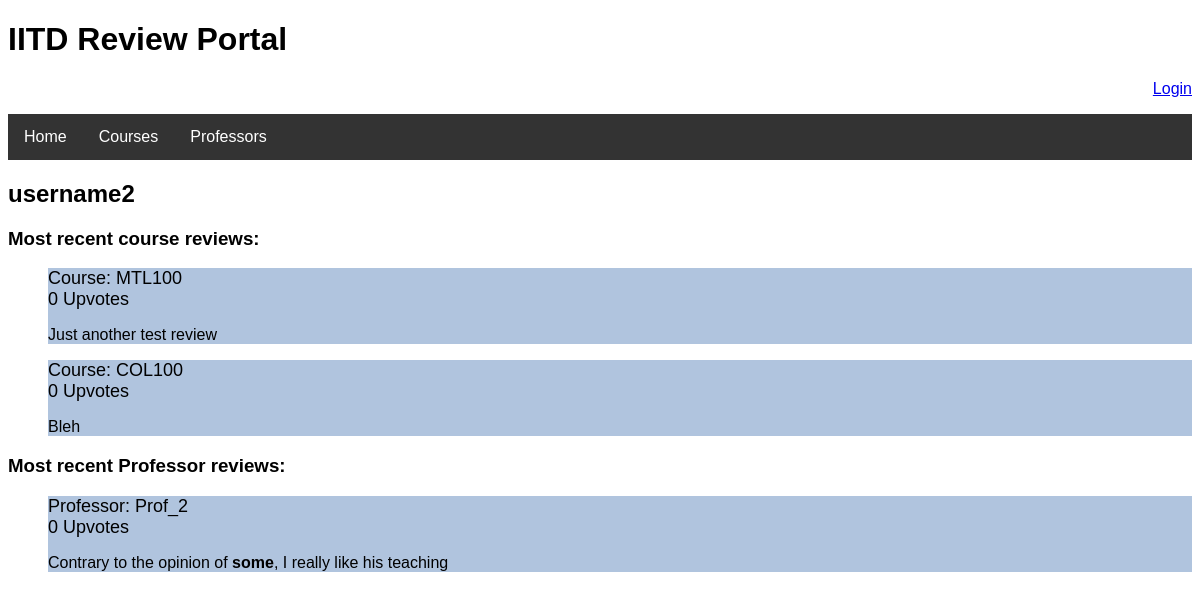
Screenshot of /Reviews/profile/10/ with the database file from the repository.
### Reviews/models.py (models this page shows)
class Course_Reviews(models.Model):
    Student = models.ForeignKey(settings.AUTH_USER_MODEL, on_delete = models.CASCADE)
    Course = models.ForeignKey(Courses, on_delete = models.CASCADE)
    Upvotes = models.IntegerField()
    Anonymous = models.BooleanField()
    Date = models.DateTimeField(auto_now = True)
    Review = models.CharField(max_length = 2000)

class Courses(models.Model):
    Course_Code = models.CharField(primary_key = True,max_length = 6)
    Department = models.CharField(max_length = 50)
    Name = models.CharField(max_length = 100)
    Description = models.CharField(max_length = 250)
    Ratings = models.DecimalField(decimal_places = 3, max_digits = 3)

class Professor_Reviews(models.Model):
    Student = models.ForeignKey(settings.AUTH_USER_MODEL,on_delete = models.CASCADE)
    Professor = models.ForeignKey(Professors, on_delete = models.CASCADE)
    Upvotes = models.IntegerField()
    Anonymous = models.BooleanField()
    Date = models.DateTimeField(auto_now = True)
    Review = models.CharField(max_length = 2000)

class Professors(models.Model):
    Name = models.CharField(max_length = 100)
    Department = models.CharField(max_length = 50)
    Ratings = models.DecimalField(decimal_places = 3, max_digits = 3)

### Reviews/views.py (the view)
# urls.py: path('profile/<int:ID>/', views.profile, name='profile'),
def profile(request, ID):
    try:
        q = User.objects.get(id = ID)
    except User.DoesNotExist:
        raise Http404("User not found")
    r = Course_Reviews.objects.filter(Student__id = ID).order_by('-Date')[:3]
    s = Professor_Reviews.objects.filter(Student__id = ID).order_by('-Date')[:3]
    return render(request, 'Reviews/profile.html',{'q':q, 'r':r, 's':s})

### Reviews/templates/Reviews/profile.html
{% extends "Reviews/base.html" %}
{% block body_block %}
    <div><h2>{{ q.username }}</h2></div>
    <div>
        <h3>Most recent course reviews:</h3>
        <ul style="list-style-type:none">
            {% for a in r %}
            {% if a.Anonymous == False %}
                <li>
                    Course: {{ a.Course.Course_Code }} <br /> {{ a.Upvotes }} Upvotes
                    <p>
                        {{ a.Review|safe }}
                    </p>
                </li>
                {% endif %}
            {% endfor %}
        </ul>
        <h3>Most recent Professor reviews:</h3>
        <ul style="list-style-type:none">
            {% for a in s %}
                {% if a.Anonymous == False %}<li>
                    Professor: {{ a.Professor.Name }} <br /> {{ a.Upvotes }} Upvotes
                    <p>
                        {{ a.Review|safe }}
                    </p>
                </li>
                {% endif %}
            {% endfor %}
        </ul>
    </div>
{% endblock %}

### Reviews/templates/Reviews/base.html (style rules this page uses)
body { font-family:Arial, Helvetica, sans-serif }
.body li { background-color:lightsteelblue; font-size:large }
.body li p { font-size:medium }

### rows the page displays
Course_Reviews: Course.Course_Code "MTL100", Upvotes "0", Review "Just another test review"
Course_Reviews: Course.Course_Code "COL100", Upvotes "0", Review "Bleh"
Professor_Reviews: Professor.Name "Prof_2", Upvotes "0", Review "Contrary to the opinion of some , I really like his teaching"

### other values shown
{{ q.username }} "username2"
